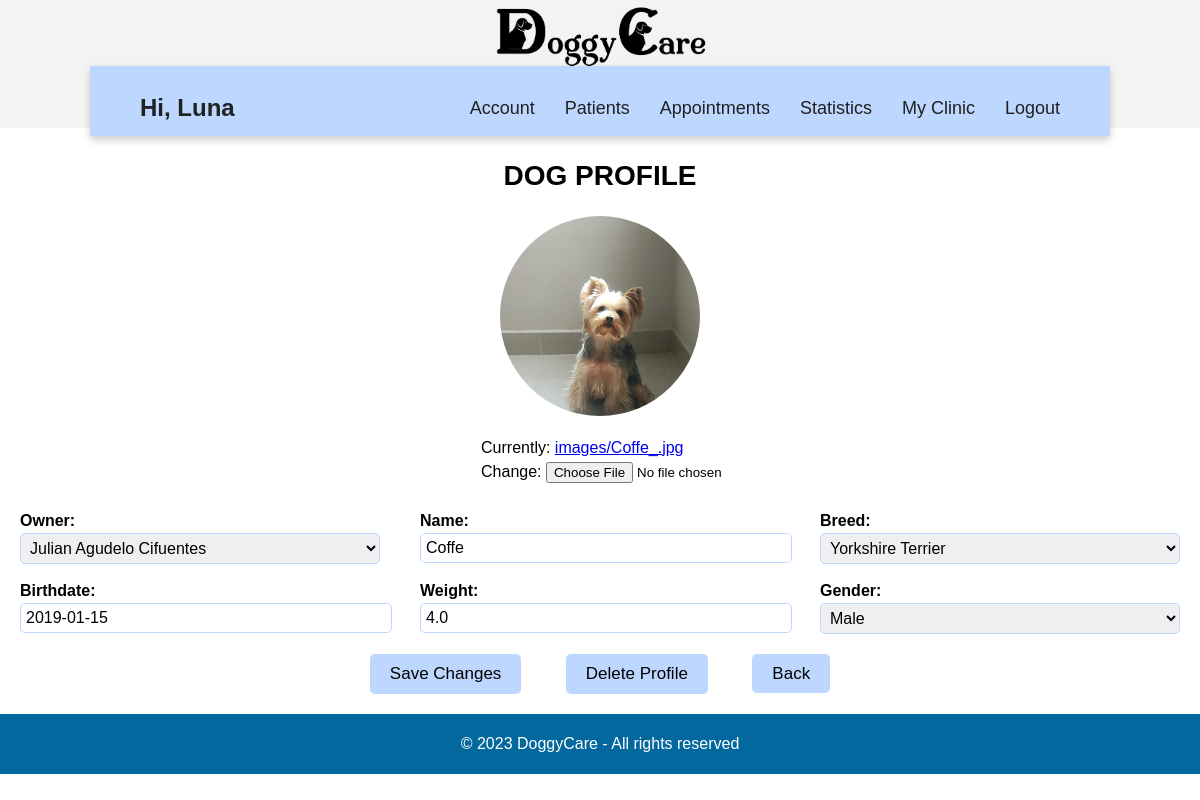
The app's page /vet/dog_profile/15/ (signed in), older data.
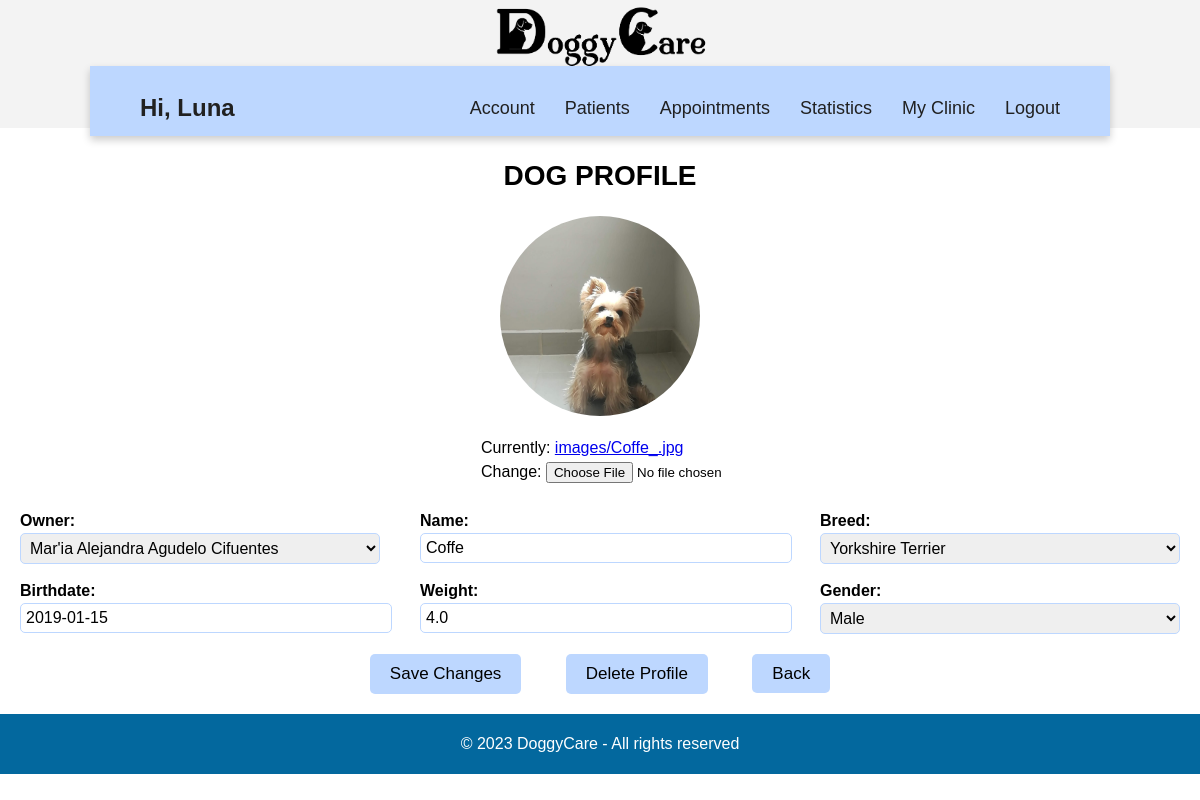
The same page, newer data.
### vet/models.py (models this page shows, shortened)
class Dog(models.Model):
    GENDER_CHOICES = (
    ('Male', 'Male'),
    ('Female', 'Female'),
    )
    image= models.ImageField(upload_to='images/')
    id= models.AutoField(primary_key= True)
    owner= models.ForeignKey(Owner, on_delete=models.CASCADE)
    name= models.CharField(blank= False, max_length=20)
    breed= models.ForeignKey(breed, on_delete=models.CASCADE)
    birthdate= models.DateField(blank= False, validators=[validate_minor])
    weight= models.FloatField(blank= False)
    gender= models.CharField(blank= False, max_length=10, choices=GENDER_CHOICES)
    vaccination_card = models.ForeignKey(vaccination_card, on_delete=models.CASCADE,null=True,blank = True)
    vet= models.ForeignKey(Vet, on_delete=models.CASCADE)

### vet/views.py (the view)
# urls.py: path('dog_profile/<int:dog_id>/', views.dog_profile, name='dog_profile'),
@login_required
@vet_required
def dog_profile(request, dog_id):
    dog = get_object_or_404(Dog, pk=dog_id)
    if request.method == 'POST':
        form = DogRegisterForm(request.POST, request.FILES, instance=dog)
        if form.is_valid():
            form.save()
            return redirect('dog_profile', dog_id=dog.id)
    else:
        form = DogRegisterForm(instance=dog)
    return render(request, 'dog_profile.html', {'dog': dog, 'form': form})

### vet/forms.py
class DogRegisterForm(forms.ModelForm):
    class Meta:
        model= Dog
        fields= ['image', 'owner', 'name', 'breed', 'birthdate', 'weight', 'gender']

### accounts/models.py (called while the page is built)
    def __str__(self):
        return self.name

### vet/models.py (called while the page is built)
    def __str__(self):
        return self.name

### vet/templates/dog_profile.html (shortened to what this page needs)
<!DOCTYPE html>
{% extends 'base.html' %}
{% load static %}
        {% block additional_styles %}
        <link rel="stylesheet" href="{% static 'css/vet/dog_profile.css' %}">
        {% endblock additional_styles %}
            {% block content %}
            <h1>DOG PROFILE</h1>
            <img class= "dog-image" src="{{ dog.image.url }}" alt="{{ dog.name }} Image">
            <form method="post" enctype="multipart/form-data">
                <div class="image-container">
                    <div class="image-form">
                        {{ form.image}}
                    </div>
                </div>
                <div class="column-container">
                    <div class="column-select">
                        {{ form.owner.label_tag }}
                        {{ form.owner }}
                    </div>
                    <div class="column">
                        {{ form.name.label_tag }}
                        {{ form.name }}
                    </div>
                    <div class="column-select">
                        {{ form.breed.label_tag }}
                        {{ form.breed }}
                    </div>
                </div>
                <div class="column-container">
                    <div class="column">
                        {{ form.birthdate.label_tag }}
                        {{ form.birthdate }}
                    </div>
                    <div class="column">
                        {{ form.weight.label_tag }}
                        {{ form.weight }}
                    </div>
                    <div class="column-select">
                        {{ form.gender.label_tag }}
                        {{ form.gender }}
                    </div>
                </div>
                <div class="button-container">
                    <button type="submit">Save Changes</button>
                    <button type="button" id="delete-button">Delete Profile</button>
                    <a id="cancel-button" href="{% url 'patients' %}">Back</a>
                </div>
           </form>
            {% endblock content %}

Row changes from the older to the newer data that the page shows:
changed Dog "Coffe": owner "Julian Agudelo Cifuentes" → "Mar'ia Alejandra Agudelo Cifuentes"
